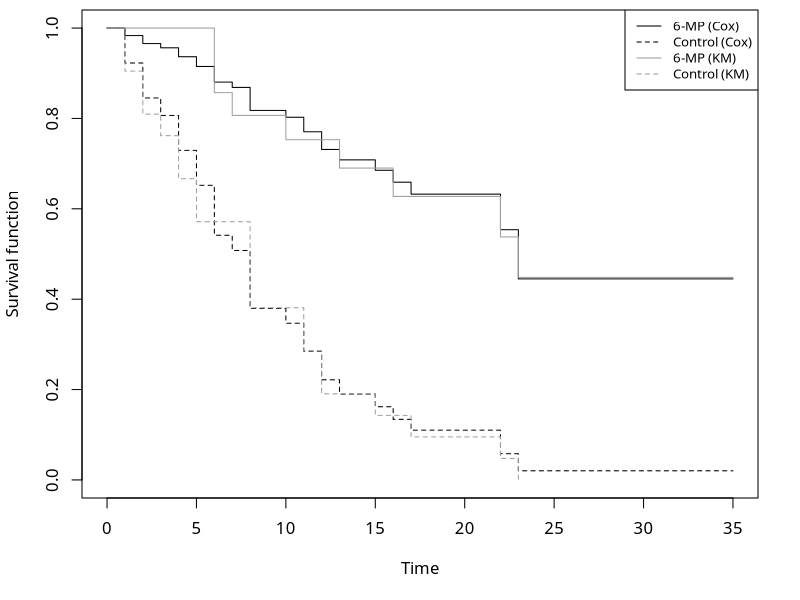
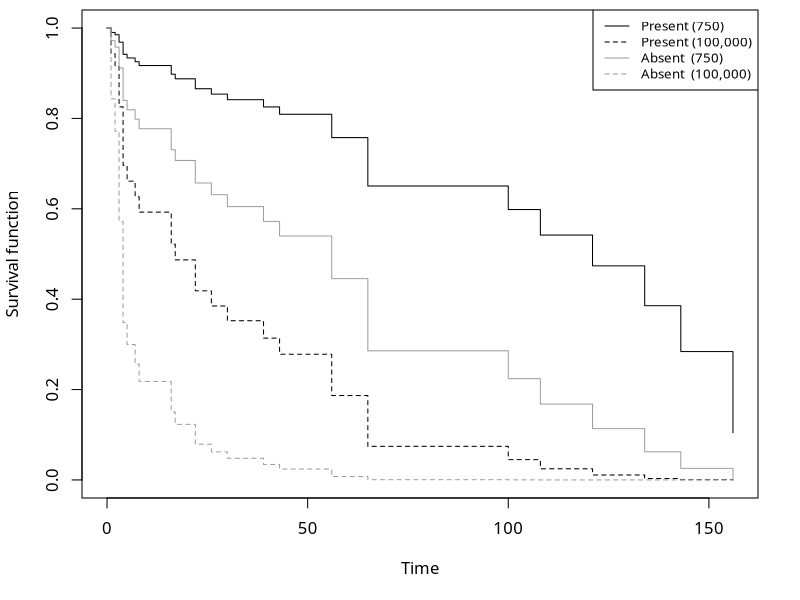

Write R code to recreate these figures, in order.
## ---- chunk 1
#| echo: FALSE
#| output: FALSE
#| message: FALSE
knitr::opts_chunk$set(include = TRUE)
options(digits = 4)
library("tidyverse")
library("MASS")
library("survival")
## ---- chunk 2
as_tibble(leuk)
## ---- chunk 3
as_tibble(gehan)
## ---- chunk 4
gehan.cox <- coxph(Surv(time, event = cens) ~ treat, data = gehan)
summary(gehan.cox)
## ---- chunk 5
par(family = "Latin Modern Roman 10", mar = c(5.1, 4.1, 0.5, 2.1))

gehan.S  <- survfit(gehan.cox, newdata = data.frame(treat = c("control", "6-MP")))
gehan.km <- survfit(Surv(time, cens) ~ treat, data = gehan)

plot(gehan.S, ylab = "Survival function", xlab = "Time", lty = c(2,1))
lines(gehan.km, lty = c(1,2), col = 8)
legend("topright", lty = c(1, 2, 1, 2), col = c(1, 1, 8, 8), 
legend = c("6-MP (Cox)","Control (Cox)","6-MP (KM)","Control (KM)"), cex = 0.8)
## ---- chunk 6
as_tibble(leuk)
## ---- chunk 7
leuk.cox <- coxph(Surv(time) ~ ag + log(wbc), data = leuk)
summary(leuk.cox)
## ---- chunk 8
par(family = "Latin Modern Roman 10", mar = c(5.1, 4.1, 0.5, 2.1))

leuk.S <- survfit(leuk.cox, newdata = data.frame(ag  = c("present", "present", "absent", "absent"), 
                                                 wbc = c(750, 100000, 750, 100000)))

plot(leuk.S, ylab= "Survival function", xlab = "Time", lty = c(1, 2, 1, 2), col = c(1, 1, 8, 8))
legend("topright", lty = c(1, 2, 1, 2), col = c(1, 1, 8, 8), 
legend = c("Present (750)", "Present (100,000)","Absent  (750)", "Absent  (100,000)"), cex = 0.8)
